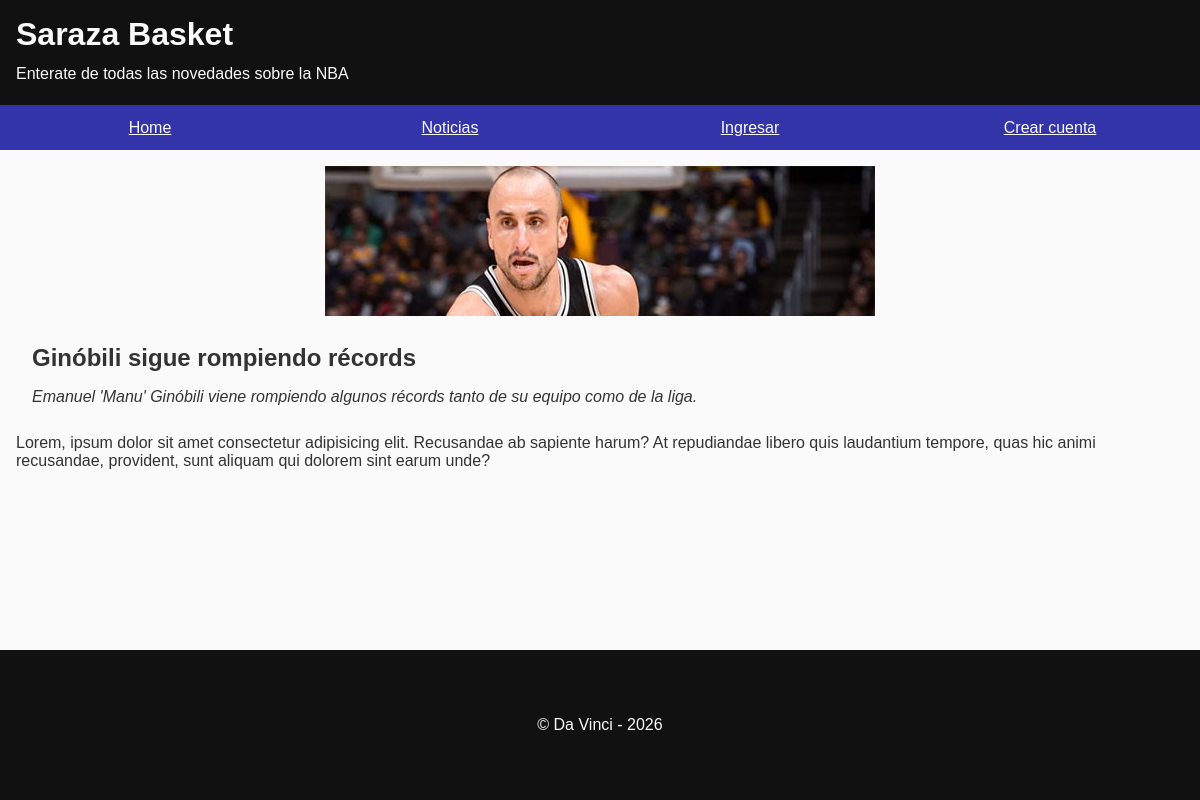
Screenshot of /index.php?seccion=noticias-leer&id=1 with the database file from the repository.
### tables this page shows
CREATE TABLE IF NOT EXISTS `noticias` (
  `noticia_id` int UNSIGNED NOT NULL AUTO_INCREMENT,
  `usuario_fk` int UNSIGNED NOT NULL,
  `titulo` varchar(100) NOT NULL,
  `sinopsis` varchar(200) NOT NULL,
  `cuerpo` text NOT NULL,
  `fecha_publicacion` datetime NOT NULL,
  `imagen` varchar(255) DEFAULT NULL,
  `imagen_descripcion` varchar(255) DEFAULT NULL,
  PRIMARY KEY (`noticia_id`),
  KEY `fecha_publicacion_INDEX` (`fecha_publicacion` DESC),
  KEY `fk_noticias_usuarios1_idx` (`usuario_fk`)
);

### clases/Noticia.php (called while the page is built, shortened)
<?php
class Noticia
{
    private string $titulo = "";
    private string $sinopsis = "";
    private string $cuerpo = "";
    private string $imagen = "";
    private string $imagen_descripcion = "";
    public function porId(int $id): ?self
    {
        $db = (new DBConexion)->getConexion();
        $consulta = "SELECT * FROM noticias
                    WHERE noticia_id = :id";
        $stmt = $db->prepare($consulta);
        $stmt->execute(['id' => $id]);
        $stmt->setFetchMode(PDO::FETCH_CLASS, self::class);
        $noticia = $stmt->fetch();
        return $noticia;
    }
    public function getTitulo(): string
    {
        return $this->titulo;
    }
    public function getSinopsis(): string
    {
        return $this->sinopsis;
    }
    public function getCuerpo(): string
    {
        return $this->cuerpo;
    }
    public function getImagen(): string
    {
        return $this->imagen;
    }
    public function getImagenDescripcion(): string
    {
        return $this->imagen_descripcion;
    }
}

### vistas/noticias-leer.php (the view)
<?php
require_once __DIR__ . '/../clases/Noticia.php';
$noticia = (new Noticia)->porId($_GET['id']);
?>
<div class="container">
    <article class="news-item">
        <div class="news-item_content card-body">
            <h1><?= $noticia->getTitulo(); ?></h1>
            <p><?= $noticia->getSinopsis(); ?></p>
        </div>
        <picture class="news-item_imagen">
            <source srcset="imgs/big-<?= $noticia->getImagen(); ?>" media="all and (min-width: 46.875em)">
            <img src="imgs/<?= $noticia->getImagen(); ?>" alt="<?= $noticia->getImagenDescripcion(); ?>">
        </picture>
        <div><?= $noticia->getCuerpo(); ?></div>
    </article>
</div>

### css/estilos.css (style rules this page uses)
:root { --color-primary: #33a; --color-secondary: #336; --color-dark: #333; --color-light: #fafafa; --color-border: #999; --color-error: #c00; --color-error-text: #900; --color-info: #00a; --color-info-text: #aaf; --color-success: #060; --color-success-text: #cfc; --spacing-xs: 0.5rem; --spacing-sm: 0.75rem; --spacing-md: 1rem; --spacing-lg: 1.5rem; --spacing-xl: 2rem; --border-radius: 5px; --container-max-width: 1500px; }
* { margin: 0; padding: 0; box-sizing: border-box; }
html { height: 100%; }
body { font-family: Verdana, Arial, sans-serif; height: 100%; }
h1, h2, h3, h4, h5, h6 { margin-bottom: var(--spacing-md); }
img { max-width: 100%; }
p { margin-bottom: var(--spacing-sm); }
.news-item { display: flex; align-items: center; color: var(--color-dark); text-decoration: none; }
.news-item_imagen { order: -1; width: 100px; margin: var(--spacing-md) 0 var(--spacing-md) var(--spacing-md); }
.news-item_content { flex: 1 1 0; }
.news-item_content p { font-style: italic; }
.card-body { padding: 1rem; }
@media all and (min-width: 50em) { .news-item { flex-wrap: wrap; } }
@media all and (min-width: 50em) { .news-item_content { flex: 1 1 auto; } }
@media all and (min-width: 50em) { .news-item_imagen { width: auto; margin: auto auto var(--spacing-xs); } }

### rows the page displays
noticias: titulo "Ginóbili sigue rompiendo récords", sinopsis "Emanuel 'Manu' Ginóbili viene rompiendo algunos récords tanto de su equipo como de la liga.", imagen (picture), cuerpo "Lorem, ipsum dolor sit amet consectetur adipisicing elit. Recusandae ab sapiente harum? At repudiandae libero quis laudantium tempore, quas hic animi recusandae, provident, sunt aliquam qui dolorem sint earum unde?"
